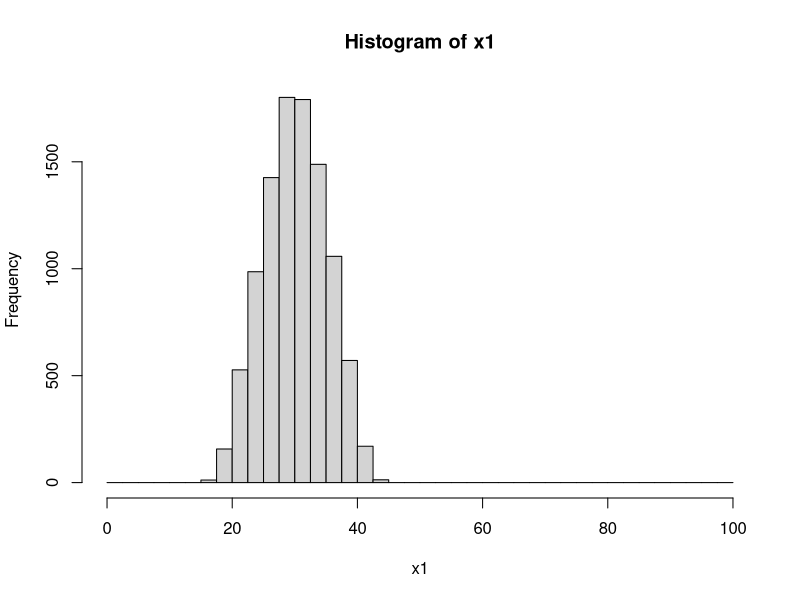
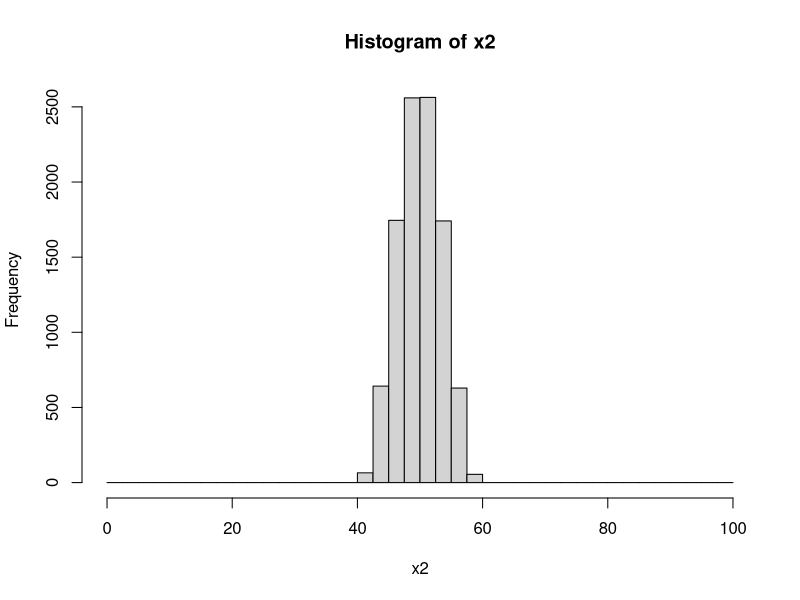
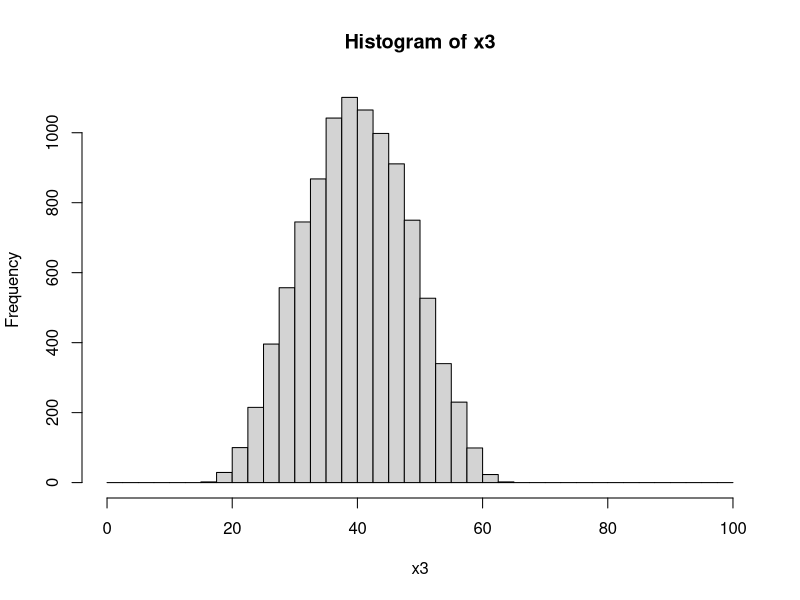
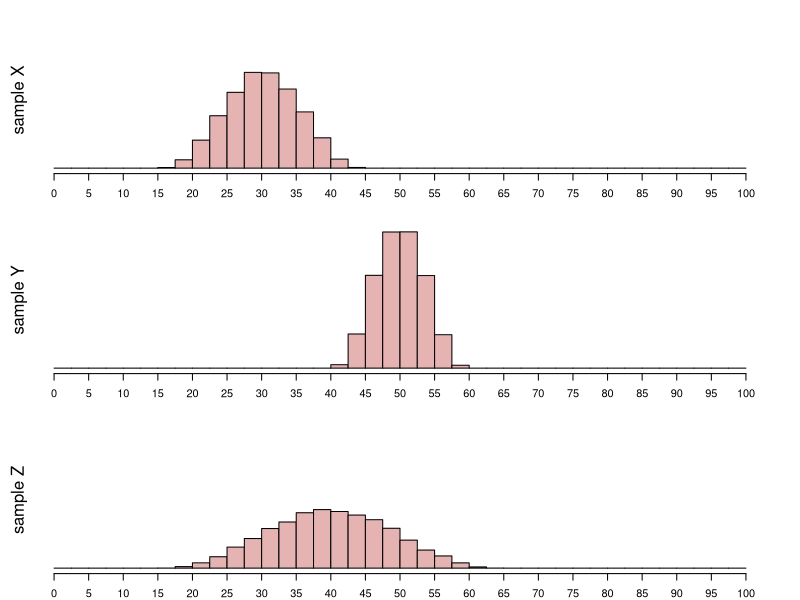

Reproduce these figures in R, in order.
## ---- chunk 1

type = sample(1:3,1) #uniform, bell, bimodal
n = 10000
beta1 = c(1,4,0.2)[type]
beta2 = c(1,4,0.2)[type]
mid = sample(seq(30,70,10),3)
width = sample(seq(20,60,10),3)
bottom = mid-width/2

x1 = rbeta(n,beta1,beta2)*(width[1]-0.02)+bottom[1]+0.01
x2 = rbeta(n,beta1,beta2)*(width[2]-0.02)+bottom[2]+0.01
x3 = rbeta(n,beta1,beta2)*(width[3]-0.02)+bottom[3]+0.01

h1 = hist(x1,xlim=c(0,100),breaks=seq(0,100,2.5))
h2 = hist(x2,xlim=c(0,100),breaks=seq(0,100,2.5))
h3 = hist(x3,xlim=c(0,100),breaks=seq(0,100,2.5))

counts1 = h1$counts
counts2 = h2$counts
counts3 = h3$counts

ym = max(c(counts1,counts2,counts3))

ans1 = paste0((mid==min(mid))*1,collapse="")
ans2 = paste0((mid==max(mid))*1,collapse="")
ans3 = paste0((width==min(width))*1,collapse="")
ans4 = paste0((width==max(width))*1,collapse="")


## ---- chunk 2
par(mfrow=c(3,1),mar=c(0,0,0,0))
par(mar=c(2,2,2,2))
hist(x1,xlim=c(0,100),breaks=seq(0,100,2.5),ann=F,axes=F,ylim=c(0,ym),col=rgb(0.9,0.7,0.7))
axis(1,line=0,at=seq(0,100,5))
mtext("sample X",2,0,srt=90)

par(mar=c(2,2,2,2))
hist(x2,xlim=c(0,100),breaks=seq(0,100,2.5),ann=F,axes=F,ylim=c(0,ym),col=rgb(0.9,0.7,0.7))
axis(1,line=0,at=seq(0,100,5))
mtext("sample Y",2,0,srt=90)

par(mar=c(2,2,2,2))
hist(x3,xlim=c(0,100),breaks=seq(0,100,2.5),ann=F,axes=F,ylim=c(0,ym),col=rgb(0.9,0.7,0.7))
axis(1,line=0,at=seq(0,100,5))
mtext("sample Z",2,0,srt=90)
